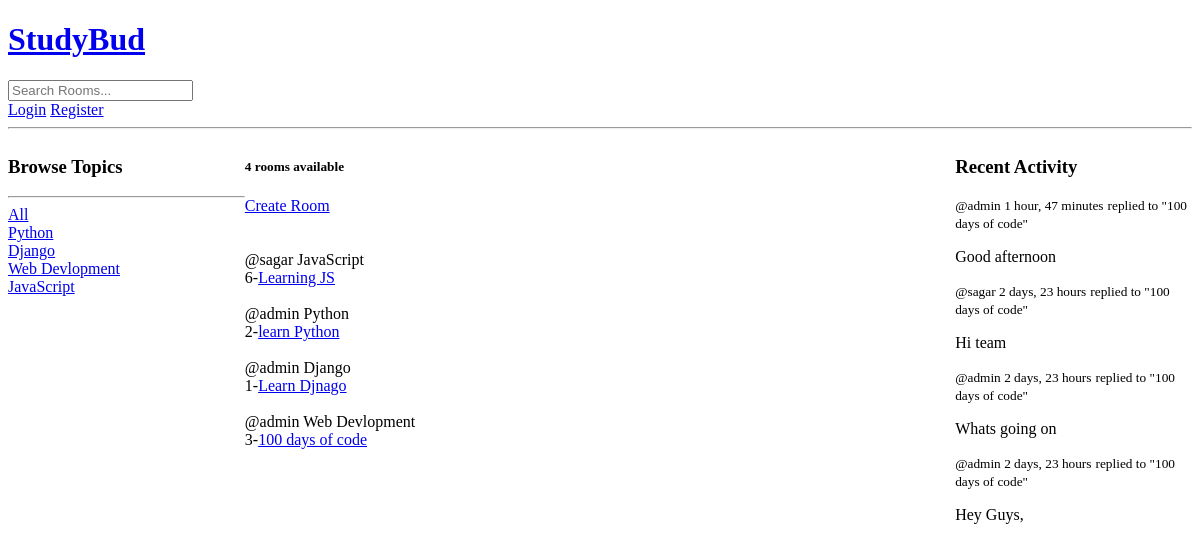
/, run on an earlier commit of the app's database.
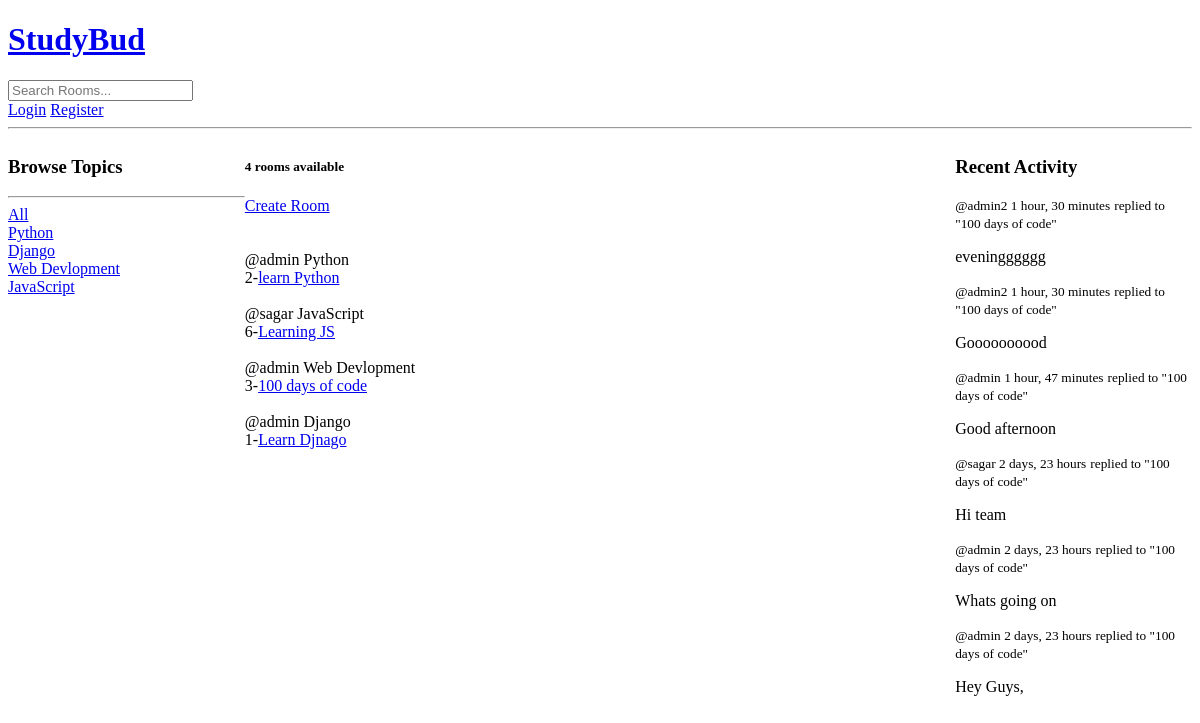
And on a later commit of the database.
### base/models.py (models this page shows, shortened)
class Topic(models.Model):
    name = models.CharField(max_length=200) # group name

class Room(models.Model):
    host =  models.ForeignKey(User,on_delete=models.SET_NULL, null=True)
    topic = models.ForeignKey(Topic,on_delete=models.SET_NULL, null=True) # Single topic may have many rooms ==> single to Many RELATIONSHIP
    name = models.CharField(max_length=200)
    description = models.TextField(null=True,blank=True)
    participants = models.ManyToManyField(User,related_name='participants',blank=True) # many to many relationship
    updated = models.DateTimeField(auto_now=True)
    created = models.DateTimeField(auto_now_add=True)
    def __str__(self) -> str:
        return self.name
    class Meta:
        ordering = ['-updated','-created']

class Message(models.Model):
    user = models.ForeignKey(User,on_delete=models.CASCADE)# one user can do many messages ==> one to many RELATIONSHIP
    room = models.ForeignKey(Room,on_delete=models.CASCADE) #Single room contain many message==> single to Many RELATIONSHIP
    body = models.TextField()
    updated = models.DateTimeField(auto_now=True)
    created = models.DateTimeField(auto_now_add=True)
    def __str__(self) -> str:
        return self.body[:50]
    class Meta:
        ordering = ['-created']

### base/views.py (the view)
# urls.py: path('', views.home, name='home'),
def home(request):
    q = request.GET.get('q','')
    rooms = Room.objects.filter(
        Q(topic__name__icontains=q) |
        Q(name__icontains=q) |
        Q(description__icontains=q) |
        Q(host__username__icontains=q)
    )
    topics = Topic.objects.all()
    room_messages = Message.objects.filter(
        Q(room__topic__name__icontains=q)
    )
    context = {
        'rooms':rooms,
        'topics':topics,
        'room_count': rooms.count(),
        'room_messages':room_messages
    }
    return render(request,'home.html',context)

### base/templates/home.html (shortened to what this page needs)
{% extends 'base.html' %} {% block content_block %}
<div class="home-container">
  <div class="">
    <h3>Browse Topics</h3>
    <hr />
    <div>
      <a href="{% url 'home' %}">All</a>
    </div>
    {% for topic in topics %}
    <div>
      <a href="{% url 'home' %}?q={{topic.name}}">{{topic.name}}</a>
    </div>
    {% endfor %}
  </div>
  <div>
    <h5>{{room_count}} rooms available</h5>
    <a href="{% url 'create-room' %}">Create Room </a><br /><br /><br />
    {% for room in rooms %}
    <span>
      @{{room.host.username}} {{room.topic.name}}
    </span>
    <br />
    {{room.id}}-<a href="{% url 'room' room.id %}">{{room.name}}</a><br /><br />
    {% endfor %}
  </div>
  <div>
    <h3>Recent Activity</h3>
    {% for message in room_messages %}
    <div>
      <small>@{{message.user}} {{message.created | timesince}}</small>
      <small>replied to "{{message.room}}"</small>
      <p>{{message}}</p>
    </div>
    {% endfor %}
  </div>
</div>
{% endblock content_block %}

What changed in the data, as far as the page shows it:
changed Room "learn Python": moves up the list
changed Room "100 days of code": moves up the list
added Message: user "admin2", created "1 hour, 30 minutes", room "100 days of code", body "eveningggggg"
added Message: user "admin2", created "1 hour, 30 minutes", room "100 days of code", body "Goooooooood"
